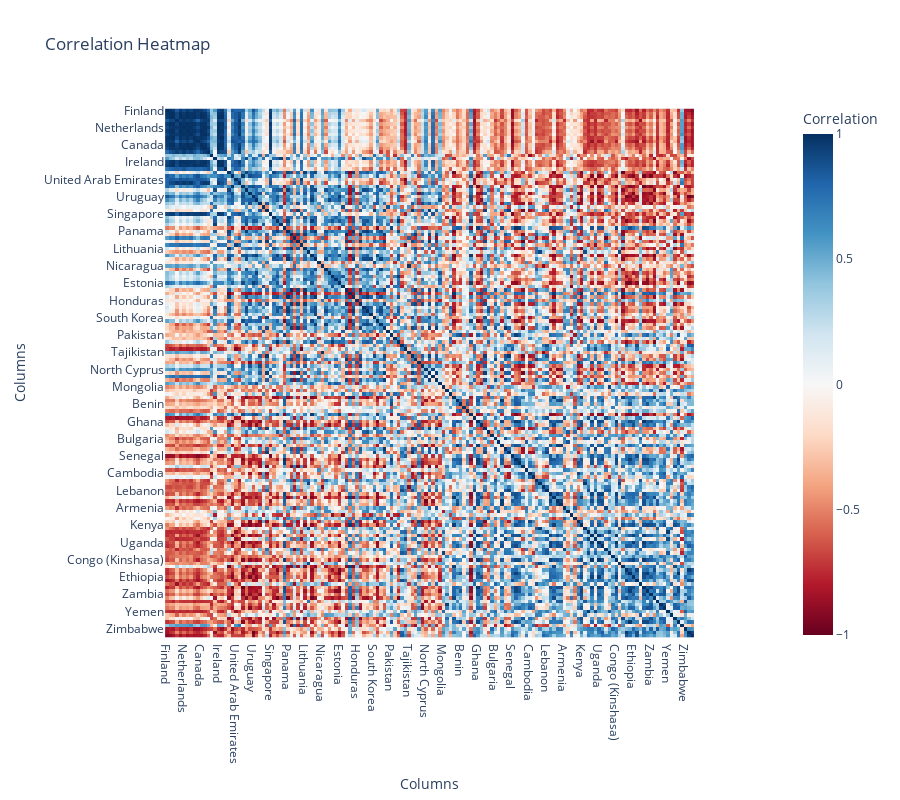

The cell this chart's notebook holds for it:
### Markdown cell above
### Matrice de corrélation Pays-Pays

### Code cell
df_standardiseT = pd.DataFrame(df_standardise.T)
df_standardiseT.columns = df_total['Country name']

correlation_matrix = df_standardiseT.corr()

tg.display_heatmap(correlation_matrix)

### Figure 1 — Plotly figure (JSON) as saved in the notebook; plotly's stock layout.template omitted (floating-point values rounded to 4 significant figures; data arrays with more than 128 entries replaced by an {"elided": "..."} marker saying what was removed)
{"data": [{"coloraxis": "coloraxis", "hovertemplate": "Columns: %{x}<br>Columns: %{y}<br>Correlation: %{z}<extra></extra>", "name": "0", "texttemplate": "%{z}", "type": "heatmap", "x": {"elided": "153 str values"}, "xaxis": "x", "y": {"elided": "153 str values"}, "yaxis": "y", "z": {"elided": "153x153 float values"}}], "layout": {"coloraxis": {"cmax": 1, "cmin": -1, "colorbar": {"title": {"text": "Correlation"}}, "colorscale": [[0, "rgb(103,0,31)"], [0.1, "rgb(178,24,43)"], [0.2, "rgb(214,96,77)"], [0.3, "rgb(244,165,130)"], [0.4, "rgb(253,219,199)"], [0.5, "rgb(247,247,247)"], [0.6, "rgb(209,229,240)"], [0.7, "rgb(146,197,222)"], [0.8, "rgb(67,147,195)"], [0.9, "rgb(33,102,172)"], [1, "rgb(5,48,97)"]]}, "height": 800, "title": {"text": "Correlation Heatmap"}, "width": 900, "xaxis": {"anchor": "y", "constrain": "domain", "domain": [0, 1], "scaleanchor": "y", "title": {"text": "Columns"}}, "yaxis": {"anchor": "x", "autorange": "reversed", "constrain": "domain", "domain": [0, 1], "title": {"text": "Columns"}}}}
